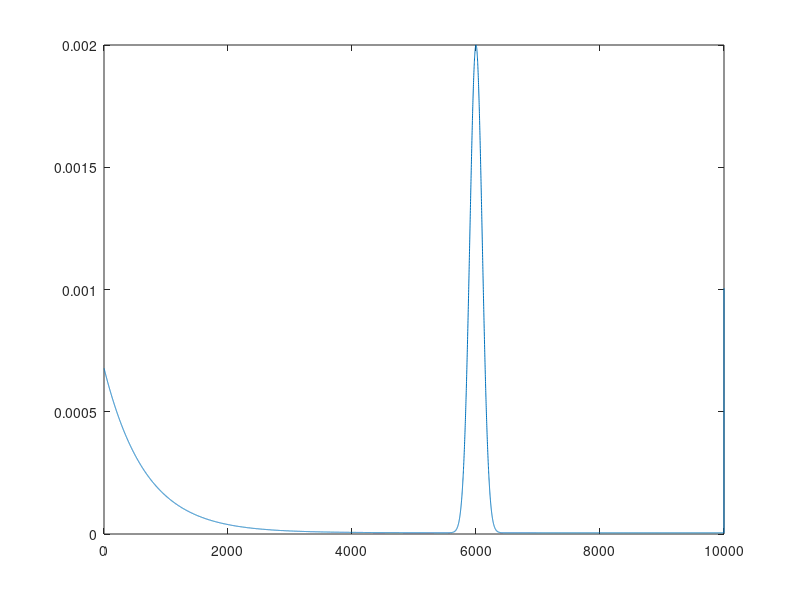

Write the MATLAB code that produced this figure.
function [ sensor_params ] = estimate_sensor_params()
%GET_SENSOR_PARAM Summary of this function goes here
%   estimate sensor model parameters from the data

% max_read = 500;
max_read = 10000;
fname = './log/robotdata3.log';
max_line = 81;
% max_degree = 18;

%% collect data (robotdata3.log)
% [sensor_data,~,~] = getSensorData(fname);
% R = [];
% for k = 1:max_line
%     d = sensor_data(k);
%     if strcmp(d.type,'L');
%         R = [R; d.laser_reading;];
%     end
% end
% 
% R = R - repmat(R(1,:),[size(R,1),1]);
% R = R(:);


% max_read_prob = 0.1;
% g_w = 0.8;
max_read_prob = 0.001;
g_w = 0.5;
% sigma = 5;
sigma = 100;
% hist(R)
% sigma = std(R)
lambda = 0.0015;
u_w = 0.05;
e_w = 1-max_read_prob-g_w-u_w;

offset = u_w/max_read;



%%
sensor_params.max_read = max_read;
sensor_params.max_read_prob = max_read_prob;

sensor_params.sigma = sigma;
sensor_params.gaussian_weight = g_w;

sensor_params.lambda = lambda;
sensor_params.exponential_weight = e_w;

sensor_params.offset = offset;

x = 1:max_read;
y = zeros(size(x));
r = 0.6*max_read;

y = y + g_w*normpdf(x,r,sigma) + e_w*lambda*exp(-lambda*x) + offset;
y(max_read) = y(max_read)+max_read_prob;

plot(x,y);




end
